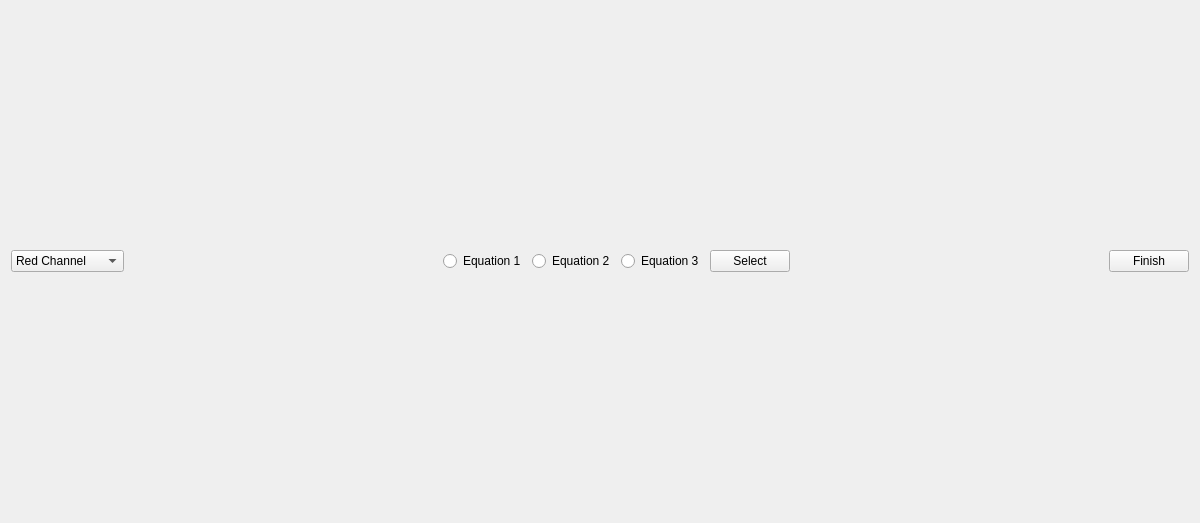
<?xml version="1.0" encoding="UTF-8"?>
<ui version="4.0">
    <class>Form</class>
    <widget class="QWidget" name="Form">
        <property name="geometry">
            <rect>
                <x>0</x>
                <y>0</y>
                <width>1200</width>
                <height>523</height>
            </rect>
        </property>
        <property name="windowTitle">
            <string>Fit curve tool</string>
        </property>
        <property name="windowIcon">
            <iconset resource="icons.qrc">
                <normaloff>:/icons/curvechart-edit.png</normaloff>:/icons/curvechart-edit.png
            </iconset>
        </property>
        <layout class="QHBoxLayout" name="horizontalLayout">
            <item>
                <layout class="QVBoxLayout" name="verticalLayout_8">
                    <item>
                        <layout class="QHBoxLayout" name="horizontalLayout_5">
                            <item>
                                <widget class="QComboBox" name="comboBox">
                                    <item>
                                        <property name="text">
                                            <string>Red Channel</string>
                                        </property>
                                    </item>
                                    <item>
                                        <property name="text">
                                            <string>Green Channel</string>
                                        </property>
                                    </item>
                                    <item>
                                        <property name="text">
                                            <string>Blue Channel</string>
                                        </property>
                                    </item>
                                </widget>
                            </item>
                            <item>
                                <spacer name="horizontalSpacer">
                                    <property name="orientation">
                                        <enum>Qt::Horizontal</enum>
                                    </property>
                                    <property name="sizeHint" stdset="0">
                                        <size>
                                            <width>40</width>
                                            <height>20</height>
                                        </size>
                                    </property>
                                </spacer>
                            </item>
                            <item>
                                <widget class="QRadioButton" name="radioButton_eq1">
                                    <property name="text">
                                        <string>Equation 1</string>
                                    </property>
                                </widget>
                            </item>
                            <item>
                                <widget class="QRadioButton" name="RadioButton_eq2">
                                    <property name="text">
                                        <string>Equation 2</string>
                                    </property>
                                </widget>
                            </item>
                            <item>
                                <widget class="QRadioButton" name="radioButton_3">
                                    <property name="text">
                                        <string>Equation 3</string>
                                    </property>
                                </widget>
                            </item>
                            <item>
                                <widget class="QPushButton" name="select_curve">
                                    <property name="text">
                                        <string>Select</string>
                                    </property>
                                </widget>
                            </item>
                            <item>
                                <spacer name="horizontalSpacer_2">
                                    <property name="orientation">
                                        <enum>Qt::Horizontal</enum>
                                    </property>
                                    <property name="sizeHint" stdset="0">
                                        <size>
                                            <width>40</width>
                                            <height>20</height>
                                        </size>
                                    </property>
                                </spacer>
                            </item>
                            <item>
                                <widget class="QPushButton" name="finish_button">
                                    <property name="text">
                                        <string>Finish</string>
                                    </property>
                                </widget>
                            </item>
                        </layout>
                    </item>
                </layout>
            </item>
        </layout>
    </widget>
    <resources>
        <include location="icons.qrc"/>
    </resources>
    <connections/>
</ui>
